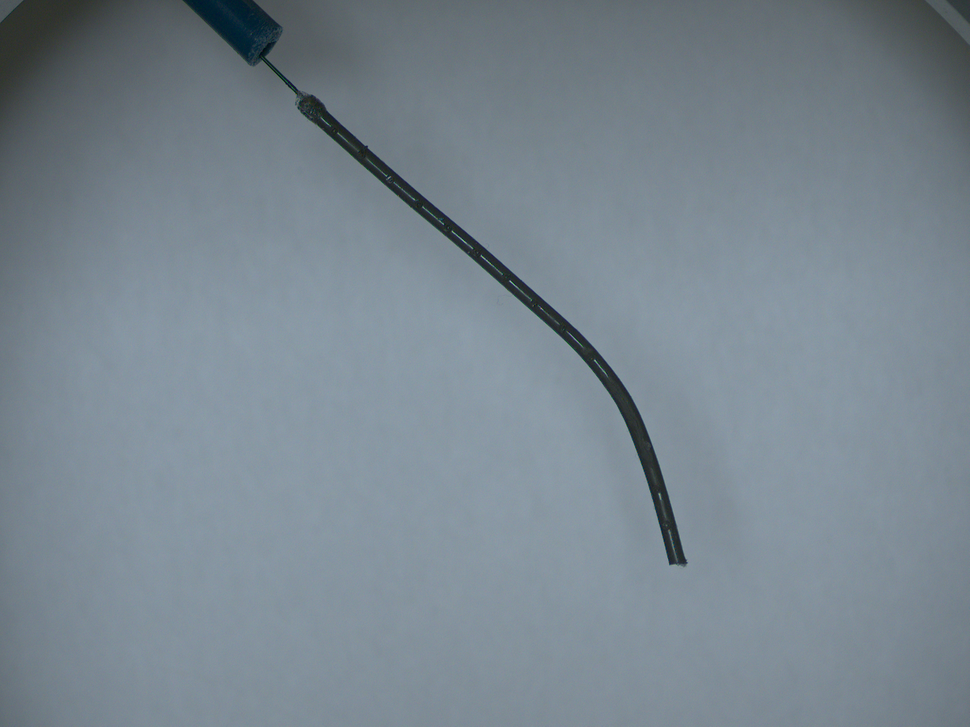
//> input picture NikitaSampleImg.png, 970 x 727 px, shrunk from 2048 x 1536 before the run
$ ./centreLineExporter   (built with g++ and OpenCV 4)
//> lines starting //> are read from the running program, lines starting //| are printed output that depends on the picture; after the words box and inside, x2 and y2 are one past the last pixel; in counts of white or black regions, pixels touching at a corner belong together
#include "cameraGeneric.hpp"
#include <fstream>

int th_low = 50, th_high = 255;

int main(int argc, char* argv[]){
    Mat inputImg, procImg, inputCopy;

    std::ofstream outputFile;
    // std::cout << "Usage:\n";
    // std::cout << "ARG1: DEFAULT: NikitaSampleImg.png, image path otherwise\n";
    // std::cout << "Calculates centreline and outputs its points as a csv with teh same name as the input file.";

    std::string inputPath;
    if(argc == 2){
        inputPath = argv[1];
    } else inputPath = "../NikitaSampleImg.png";
    inputImg = imread(inputPath);
//> inputImg is the input picture: 727 rows x 970 cols, CV_8UC3; mean B, G, R 143.7, 134.1, 121.2

    if(argc == 2){
        inputImg = imread(argv[1]);
    } else inputImg = imread("../NikitaSampleImg.png");
    inputCopy = inputImg;

    std::string outputPath = inputPath.substr(0, inputPath.size()-4) + ".csv";

    outputFile.open(outputPath);

    std::cout << "Input files:\n";
    std::cout << inputPath << "\n";
    std::cout << outputPath << "\n";


    outputFile << "Point Number, X-coordinate, Y-coordinate\n";


    Mat inputMask = imread("../NikitaMask.png");
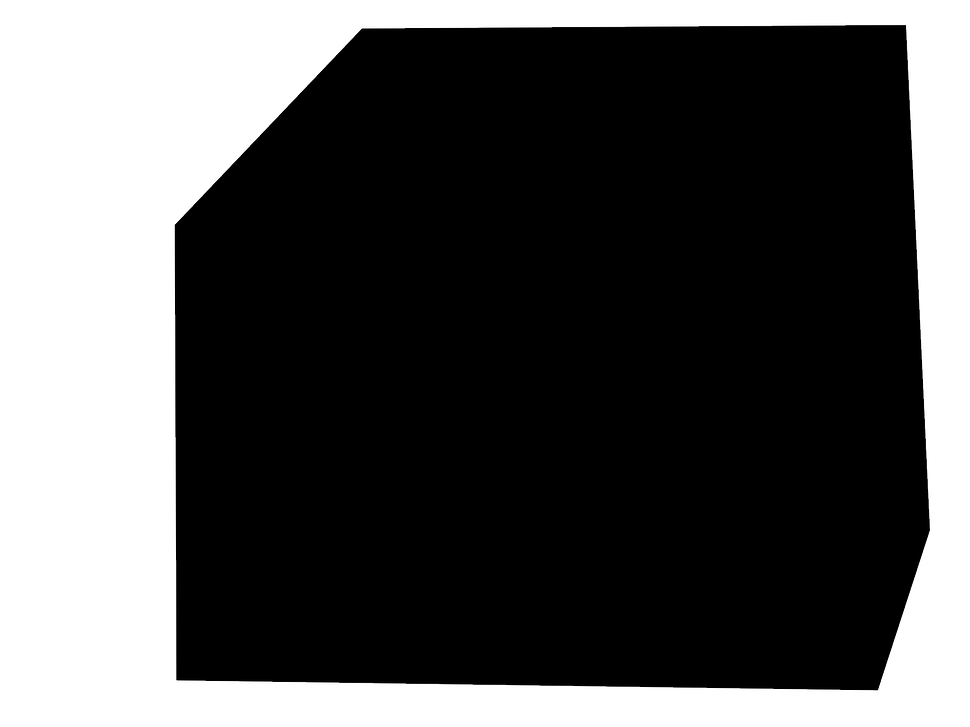
//> input picture NikitaMask.png, 970 x 727 px, shrunk from 2048 x 1536 before the run
//> inputMask is the input picture: 727 rows x 970 cols, CV_8UC3; min 0, max 255, mean 85.7
    cvtColor(inputMask, inputMask, CV_8UC1);
//> inputMask: 727 rows x 970 cols, CV_8UC4
    bitwise_not(inputMask, inputMask);
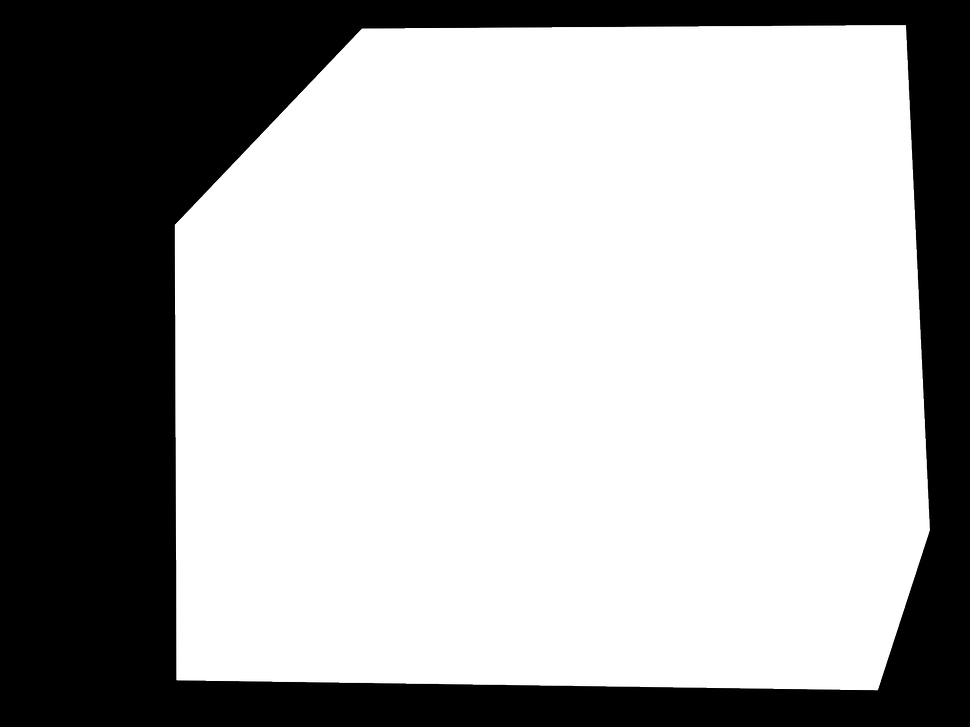
//> inputMask: 727 rows x 970 cols, CV_8UC4; mean B, G, R, A 169.3, 169.3, 169.3, 0

    cvtColor(inputImg, procImg, COLOR_BGR2GRAY);
    blur(procImg, procImg, Size(5,5));
    threshold(procImg, inputImg, th_low, th_high, THRESH_BINARY_INV);
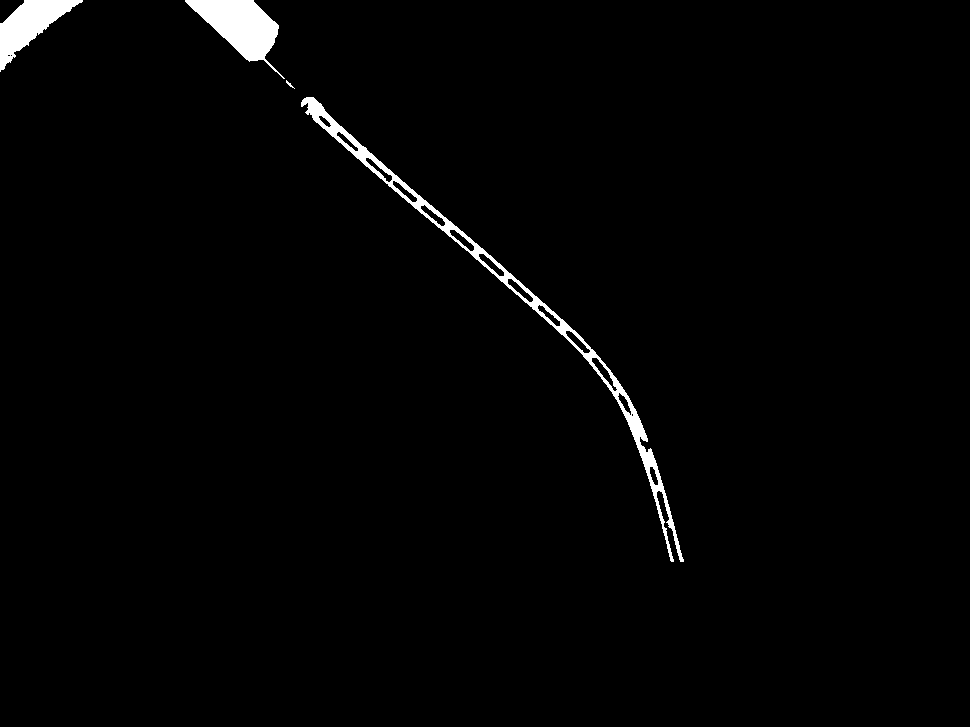
//> inputImg: 727 rows x 970 cols, CV_8UC1; 1.6% white; 4 white regions, box (x1, y1, x2, y2) and area: (301, 97, 684, 562) 5449, (185, 0, 285, 79) 3335, (0, 0, 83, 72) 2449, (286, 80, 295, 89) 22
    dilate(inputImg, inputImg, Mat(), Point(-1,-1), 10);
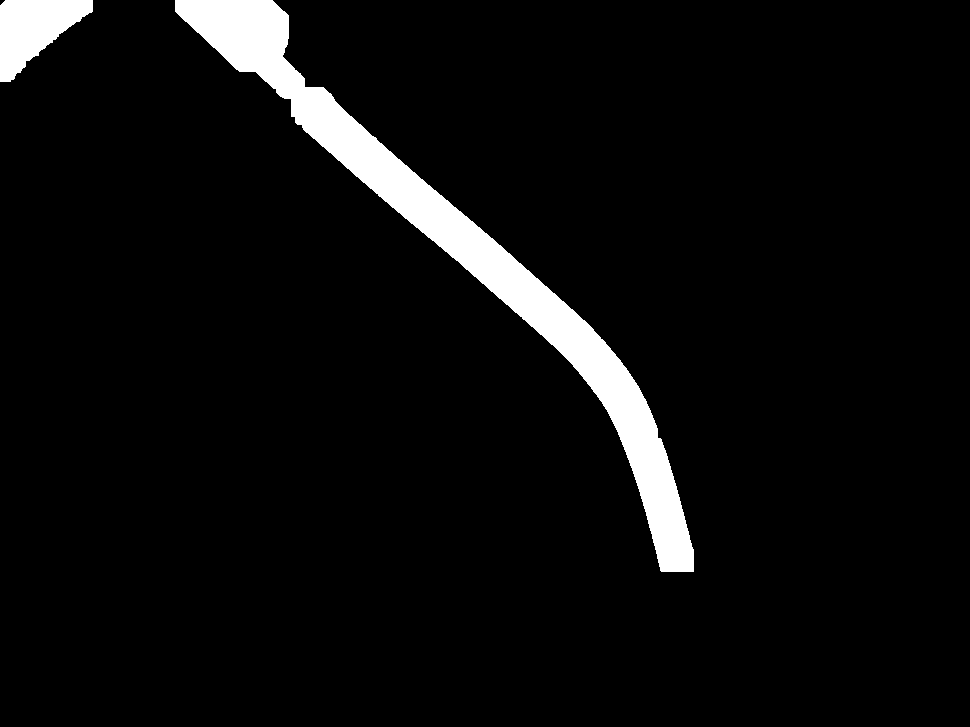
//> inputImg: 727 rows x 970 cols, CV_8UC1; 5.1% white; 2 white regions, box (x1, y1, x2, y2) and area: (175, 0, 694, 572) 31885, (0, 0, 93, 82) 4423
    cvtColor(inputImg, inputImg, CV_8UC1);
//> inputImg: 727 rows x 970 cols, CV_8UC4
    inputImg.copyTo(procImg, inputMask);
//> procImg: 727 rows x 970 cols, CV_8UC4


    cvtColor(procImg,procImg, COLOR_BGR2GRAY);
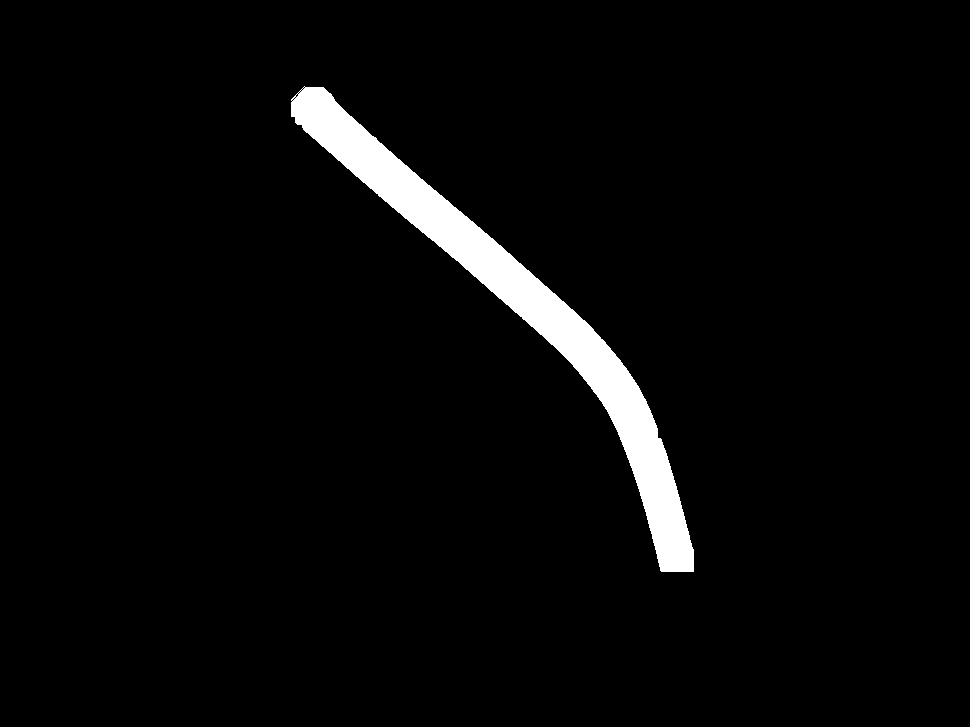
//> procImg: 727 rows x 970 cols, CV_8UC1; 3.5% white; 1 white region
    std::vector<std::vector<Point> > contours;
    std::vector<Vec4i> hierarchy;
    findContours(procImg, contours, hierarchy, RETR_LIST, CHAIN_APPROX_SIMPLE);
//> contours = 13 contours, 12 with area under 20; largest, box (x1, y1, x2, y2) and area: (291, 86, 694, 572) 24383

    Mat skeleton = Mat::zeros(procImg.rows, procImg.cols, CV_8UC1);
//> (the run ends here: the program needs code that is not available in this run, at `ximgproc::thinning(procImg, skeleton, 0);`)
